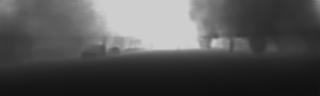
#> input picture examples/example_data/consistency/left/0000000000.jpg, 320 x 96 px, found by its file name
$ jupyter execute --allow-errors Demo_reconstruction_loss_class.ipynb   (shell and % lines are left out)
#> lines starting #> are read from the running program, lines starting #| are printed output that depends on the picture; long printed decimals are rounded
### src/loss.py
import numpy as np
from numpy.linalg import multi_dot, inv
import torch
import cv2

# [40 lines left out: functions gt_loss, random_sample_drop, not called in this run]

class Reconstruction():
    def __init__(self, date, scaling=1):
        self.date = date
        self.scaling = scaling
        self.K2R2_K3 = None
        self.K3R3C3 = None
        self.K3R3_K2 = None
        self.K2R2C2 = None

        self._get_transformations()

    def _get_transformations(self):
        if self.date=='2011_09_26':
            self.K2 = np.array([[9.597910e+02, 0.000000e+00, 6.960217e+02],
                               [0.000000e+00, 9.569251e+02, 2.241806e+02],
                               [0.000000e+00, 0.000000e+00, 1.000000e+00]])
            self.K3 = np.array([[9.037596e+02, 0.000000e+00, 6.957519e+02],
                               [0.000000e+00, 9.019653e+02, 2.242509e+02],
                               [0.000000e+00, 0.000000e+00,1.000000e+00]])
            self.R2 = np.array([[ 9.999758e-01, -5.267463e-03, -4.552439e-03],
                                [ 5.251945e-03,  9.999804e-01, -3.413835e-03],
                                [ 4.570332e-03,  3.389843e-03,  9.999838e-01]])
            self.t2 = np.array([[ 5.956621e-02],
                                [ 2.900141e-04],
                                [ 2.577209e-03]])
            self.R3 = np.array([[ 9.995599e-01,  1.699522e-02, -2.431313e-02],
                                [-1.704422e-02,  9.998531e-01, -1.809756e-03],
                                [ 2.427880e-02,  2.223358e-03,  9.997028e-01]])
            self.t3 = np.array([[-4.731050e-01],
                                [ 5.551470e-03],
                                [-5.250882e-03]])

        elif self.date=='2011_09_28':
            self.K2 = np.array([[9.569475e+02, 0.000000e+00, 6.939767e+02],
                                [0.000000e+00, 9.522352e+02, 2.386081e+02],
                                [0.000000e+00, 0.000000e+00, 1.000000e+00]])
            self.K3 = np.array([[9.011007e+02, 0.000000e+00, 6.982947e+02],
                                [0.000000e+00, 8.970639e+02, 2.377447e+02],
                                [0.000000e+00, 0.000000e+00, 1.000000e+00]])
            self.R2 = np.array([[ 9.999838e-01, -5.012736e-03, -2.710741e-03],
                                [ 5.002007e-03,  9.999797e-01, -3.950381e-03],
                                [ 2.730489e-03,  3.936758e-03,  9.999885e-01]])
            self.t2 = np.array([[ 5.989688e-02],
                                [-1.367835e-03],
                                [ 4.637624e-03]])
            self.R3 = np.array([[ 9.995054e-01,  1.665288e-02, -2.667675e-02],
                                [-1.671777e-02,  9.998578e-01, -2.211228e-03],
                                [ 2.663614e-02,  2.656110e-03,  9.996417e-01]])
            self.t3 = np.array([[-4.756270e-01],
                                [ 5.296617e-03],
                                [-5.437198e-03]])

        elif self.date=='2011_09_29':
            self.K2 = np.array([[9.607501e+02, 0.000000e+00, 6.944288e+02],
                                [0.000000e+00, 9.570051e+02, 2.363374e+02],
                                [0.000000e+00, 0.000000e+00, 1.000000e+00]])
            self.K3 = np.array([[9.047872e+02, 0.000000e+00, 6.946163e+02],
                                [0.000000e+00, 9.017079e+02, 2.353088e+02],
                                [0.000000e+00, 0.000000e+00, 1.000000e+00]])
            self.R2 = np.array([[ 9.999807e-01, -5.053665e-03, -3.619905e-03],
                                [ 5.036396e-03,  9.999760e-01, -4.764072e-03],
                                [ 3.643894e-03,  4.745749e-03,  9.999821e-01]])
            self.t2 = np.array([[ 5.948968e-02],
                                [-8.603063e-04],
                                [ 2.662728e-03]])
            self.R3 = np.array([[ 9.995851e-01,  1.666283e-02, -2.349366e-02],
                                [-1.674297e-02,  9.998546e-01, -3.218496e-03],
                                [ 2.343662e-02,  3.610514e-03,  9.997188e-01]])
            self.t3 = np.array([[-4.732167e-01],
                                [ 5.830806e-03],
                                [-4.405247e-03]])

        elif self.date=='2011_09_30':
            self.K2 = np.array([[9.591977e+02, 0.000000e+00, 6.944383e+02],
                                [0.000000e+00, 9.529324e+02, 2.416793e+02],
                                [0.000000e+00, 0.000000e+00, 1.000000e+00]])
            self.K3 = np.array([[9.035972e+02, 0.000000e+00, 6.979803e+02],
                                [0.000000e+00, 8.979356e+02, 2.392935e+02],
                                [0.000000e+00, 0.000000e+00, 1.000000e+00]])
            self.R2 = np.array([[ 9.999805e-01, -4.971067e-03, -3.793081e-03],
                                [ 4.954076e-03,  9.999777e-01, -4.475856e-03],
                                [ 3.815246e-03,  4.456977e-03,  9.999828e-01]])
            self.t2 = np.array([[ 6.030222e-02],
                                [-1.293125e-03],
                                [ 5.900421e-03]])
            self.R3 = np.array([[ 9.994995e-01,  1.667420e-02, -2.688514e-02],
                                [-1.673122e-02,  9.998582e-01, -1.897204e-03],
                                [ 2.684969e-02,  2.346075e-03,  9.996367e-01]])
            self.t3 = np.array([[-4.747879e-01],
                                [ 5.631988e-03],
                                [-5.233709e-03]])

        elif self.date=='2011_10_03':
            self.K2 = np.array([[9.601149e+02, 0.000000e+00, 6.947923e+02],
                                [0.000000e+00, 9.548911e+02, 2.403547e+02],
                                [0.000000e+00, 0.000000e+00, 1.000000e+00]])
            self.K3 = np.array([[9.049931e+02, 0.000000e+00, 6.957698e+02],
                                [0.000000e+00, 9.004945e+02, 2.389820e+02],
                                [0.000000e+00, 0.000000e+00, 1.000000e+00]])
            self.R2 = np.array([[ 9.999788e-01, -5.008404e-03, -4.151018e-03],
                                [ 4.990516e-03,  9.999783e-01, -4.308488e-03],
                                [ 4.172506e-03,  4.287682e-03,  9.999821e-01]])
            self.t2 = np.array([[ 5.954406e-02],
                                [-7.675338e-04],
                                [ 3.582565e-03]])
            self.R3 = np.array([[ 9.995578e-01,  1.656369e-02, -2.469315e-02],
                                [-1.663353e-02,  9.998582e-01, -2.625576e-03],
                                [ 2.464616e-02,  3.035149e-03,  9.996916e-01]])
            self.t3 = np.array([[-4.738786e-01],
                                [ 5.991982e-03],
                                [-3.215069e-03]])

        #Dollhouse scaling
        self.K3 = self.K3 * self.scaling
        self.K2 = self.K2 * self.scaling
        self.K3[2][2] = 1
        self.K2[2][2] = 1
        self.t2 = self.t2 * self.scaling
        self.t3 = self.t3 * self.scaling

        #L2R
        dR = np.eye(3) #No rotation
        self.K3R3_K2 = multi_dot([self.K3, dR, inv(self.K2)])
        self.K3R3C3 = multi_dot([self.K3, dR, (self.t2 - self.t3)])

        #R2L
        self.K2R2_K3 = multi_dot([self.K2, dR, inv(self.K3)])
        self.K2R2C2 = multi_dot([self.K2, dR, (self.t3 - self.t2)])

        #cuda
        self.K3R3_K2 = torch.tensor(self.K3R3_K2).float().cuda()
        self.K2R2_K3 = torch.tensor(self.K2R2_K3).float().cuda()
        self.K3R3C3 = torch.tensor(self.K3R3C3).float().cuda()
        self.K2R2C2 = torch.tensor(self.K2R2C2).float().cuda()

    # [32 lines left out: function _remap, not called in this run]

    def _reconstruct(self, depth_map, src_image, direction, depth_max=120.0):
        """
        {Inputs}
        depth_map: Depth map prediction generated by NN.
        dims     : 1*h*w
        val&type : [0, 1], dtype=torch.FloatTensor

        src_image: Reconstruction source view.
        dims     : 3*H*W --> 3*h*w
        val&type : [0, 1], dtype=torch.floatTensor

        direction: Flag, indicating transformation direction between left & right views.
        dims     : None
        val&type : 'L2R' or 'R2L', dtype=string

        depth_max: Max depth (of ground truth data), for scaling
        dims     : 1
        val&type : 120.0 * scaling factor

        {outputs}
        canvas   : Reconstructed complementary view of src_image.
        dims     : 3*h*w
        val&type : [0, 1], dtype=torch.floatTensor
        """

        #Only resize source image
        src_np = np.transpose(src_image.cpu().numpy(), (1,2,0))
        src_np = cv2.resize(src_np, (depth_map.shape[2], depth_map.shape[1]))#3,96,320
        src_resize = torch.tensor(np.transpose(src_np, (2,0,1))).float().cuda()

        canvas = torch.stack([depth_map.squeeze(), depth_map.squeeze(), depth_map.squeeze()])#*0
        for x in range(src_resize.shape[2]): #width
            for y in range(src_resize.shape[1]):
                ptz = torch.tensor(depth_map[0][y][x])
                scale = torch.tensor(depth_max*self.scaling).cuda()
                p3_x, p3_y = self._remap(p2=torch.tensor([[x], [y], [1]]),
                                         Zw=torch.tensor(ptz * scale),
                                         direction=direction)

                xloc, yloc = int(p3_x.cpu()), int(p3_y.cpu())
                if(0 <= xloc < src_resize.shape[2] and 0 <= yloc < src_resize.shape[1]):
                    canvas[0][yloc][xloc] = src_resize[0][y][x]
                    canvas[1][yloc][xloc] = src_resize[1][y][x]
                    canvas[2][yloc][xloc] = src_resize[2][y][x]

        return canvas

    # [56 lines left out: functions _recon_loss, _recon_loss_weighted, not called in this run]

    #Public function
    def compute_loss(self, depth_map, src_image, tar_image, direction, weighting=False, return_img=False):
        """
        h*w =  96*320
        H*W = 192*640

        {Inputs}
        depth_map: Depth map prediction generated by NN.
        dims     : 1*h*w
        val&type : [0, 1], dtype=torch.FloatTensor

        src_image: Reconstruction source view.
        dims     : 3*H*W
        val&type : [0, 1], dtype=torch.FloatTensor

        tar_image: Reconstruction target view.
        dims     : 3*H*W
        val&type : [0, 1], dtype=torch.FloatTensor

        direction: Flag, indicating transformation direction between left & right views.
        dims     : None
        val&type : 'L2R' or 'R2L', dtype=string

        {Outputs}
        syn_image: Reconstructed complementary view of src_image.
        dims     : 3*h*w
        val&type : [0, 1], dtype=torch.floatTensor

        loss     : Alignment loss between original & synthesized target view.
        dims     : 1
        val&type : [0, 1], dtype=torch.floatTensor
        """

        syn_image = self._reconstruct(depth_map=depth_map, src_image=src_image, direction=direction)
        if weighting==False:
            loss = self._recon_loss(tar=tar_image, syn=syn_image)
        else:
            loss = self._recon_loss_weighted(tar=tar_image, syn=syn_image)

        if return_img:
            return loss, syn_image
        else:
            return loss

##########
class Consistency():
    # [292 lines left out: functions __init__, _get_transformations, _remap, _reconstruct, _recon_loss, _recon_loss_weighted and 1 more, not called in this run]


### Demo_reconstruction_loss_class.ipynb
[cell 1]
import numpy as np
import cv2
import matplotlib.pyplot as plt
import matplotlib.image as mpimg
import random
from numpy.linalg import multi_dot, inv

[cell 2]
left_view = mpimg.imread('/home/szuyu/workspace/mergedepth/data/left_imgs/2011_09_26_drive_0001_sync/0000000000.jpg')
#> left_view is the input picture: shape (96, 320); min 16, max 210, mean 80.9
right_view = mpimg.imread('/home/szuyu/workspace/mergedepth/data/right_imgs/2011_09_26_drive_0001_sync/0000000000.jpg')
#Sample depth map output from another repo
ref = mpimg.imread('/home/szuyu/workspace/semodepth/encode/2011_09_26_drive_0001/0000000000.jpg', 0)
#01,05,15,19,35
f, (ax1, ax2) = plt.subplots(1,2, figsize=(20,6))
ax1.set_title('Left view')
ax1.imshow(left_view)
ax2.set_title('Right view')
ax2.imshow(right_view)
plt.show()
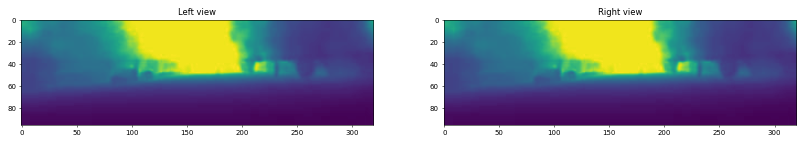
#> figure drawn by matplotlib, 2 panels

[cell 3]
ref = ref / 3 #reverse previous enhancement
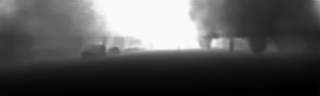
#> ref: shape (96, 320) float64; min 5.33, max 70, mean 27; drawn with min black and max white
ref = cv2.resize(ref, (left_view.shape[1], left_view.shape[0]))
rd = np.dot(np.random.rand(ref.shape[0], ref.shape[1]), np.amax(ref))
#rd = np.dot(np.random.rand(ref.shape[0], ref.shape[1]), 3) - 1
print(np.amax(rd), np.amin(rd))
#| 69.998 0.005071
#> (the rest of the program and of its run is left out)
